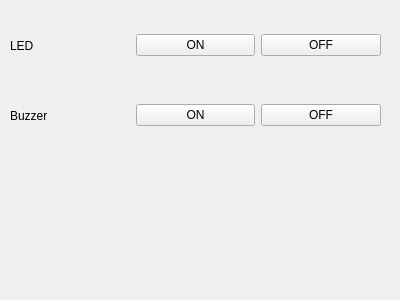
<?xml version="1.0" encoding="UTF-8"?>
<ui version="4.0">
 <class>Form</class>
 <widget class="QWidget" name="Form">
  <property name="geometry">
   <rect>
    <x>0</x>
    <y>0</y>
    <width>400</width>
    <height>300</height>
   </rect>
  </property>
  <property name="windowTitle">
   <string>Form</string>
  </property>
  <widget class="QWidget" name="horizontalLayoutWidget">
   <property name="geometry">
    <rect>
     <x>10</x>
     <y>20</y>
     <width>371</width>
     <height>51</height>
    </rect>
   </property>
   <layout class="QHBoxLayout" name="horizontalLayout">
    <item>
     <widget class="QLabel" name="label">
      <property name="text">
       <string>LED</string>
      </property>
     </widget>
    </item>
    <item>
     <widget class="QPushButton" name="BtnledOn">
      <property name="text">
       <string>ON</string>
      </property>
     </widget>
    </item>
    <item>
     <widget class="QPushButton" name="BtnledOff">
      <property name="text">
       <string>OFF</string>
      </property>
     </widget>
    </item>
   </layout>
  </widget>
  <widget class="QWidget" name="horizontalLayoutWidget_2">
   <property name="geometry">
    <rect>
     <x>10</x>
     <y>90</y>
     <width>371</width>
     <height>51</height>
    </rect>
   </property>
   <layout class="QHBoxLayout" name="horizontalLayout_4">
    <item>
     <widget class="QLabel" name="label_4">
      <property name="text">
       <string>Buzzer</string>
      </property>
     </widget>
    </item>
    <item>
     <widget class="QPushButton" name="BtnbuzzerOn">
      <property name="text">
       <string>ON</string>
      </property>
     </widget>
    </item>
    <item>
     <widget class="QPushButton" name="BtnbuzzerOff">
      <property name="text">
       <string>OFF</string>
      </property>
     </widget>
    </item>
   </layout>
  </widget>
 </widget>
 <resources/>
 <connections/>
</ui>
